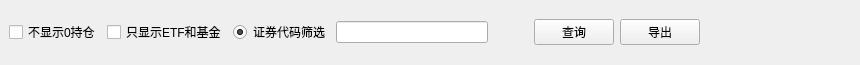
<?xml version="1.0" encoding="UTF-8"?>
<ui version="4.0">
 <class>DockWidget</class>
 <widget class="QDockWidget" name="DockWidget">
  <property name="geometry">
   <rect>
    <x>0</x>
    <y>0</y>
    <width>860</width>
    <height>65</height>
   </rect>
  </property>
  <property name="windowTitle">
   <string>现货持仓</string>
  </property>
  <widget class="QWidget" name="dockWidgetContents">
   <layout class="QVBoxLayout" name="verticalLayout">
    <item>
     <layout class="QHBoxLayout" name="horizontalLayout">
      <item>
       <widget class="QCheckBox" name="cb_no_zero_position">
        <property name="text">
         <string>不显示0持仓</string>
        </property>
       </widget>
      </item>
      <item>
       <widget class="QCheckBox" name="cb_only_etf_fund">
        <property name="text">
         <string>只显示ETF和基金</string>
        </property>
       </widget>
      </item>
      <item>
       <widget class="QRadioButton" name="rb_code">
        <property name="text">
         <string>证券代码筛选</string>
        </property>
        <property name="checked">
         <bool>true</bool>
        </property>
       </widget>
      </item>
      <item>
       <widget class="QLineEdit" name="le_code_data"/>
      </item>
      <item>
       <spacer name="horizontalSpacer_2">
        <property name="orientation">
         <enum>Qt::Horizontal</enum>
        </property>
        <property name="sizeType">
         <enum>QSizePolicy::Maximum</enum>
        </property>
        <property name="sizeHint" stdset="0">
         <size>
          <width>40</width>
          <height>20</height>
         </size>
        </property>
       </spacer>
      </item>
      <item>
       <widget class="QPushButton" name="pb_search">
        <property name="text">
         <string>查询</string>
        </property>
       </widget>
      </item>
      <item>
       <widget class="QPushButton" name="pb_export">
        <property name="text">
         <string>导出</string>
        </property>
       </widget>
      </item>
      <item>
       <spacer name="horizontalSpacer">
        <property name="orientation">
         <enum>Qt::Horizontal</enum>
        </property>
        <property name="sizeHint" stdset="0">
         <size>
          <width>40</width>
          <height>20</height>
         </size>
        </property>
       </spacer>
      </item>
     </layout>
    </item>
   </layout>
  </widget>
 </widget>
 <resources/>
 <connections/>
</ui>
